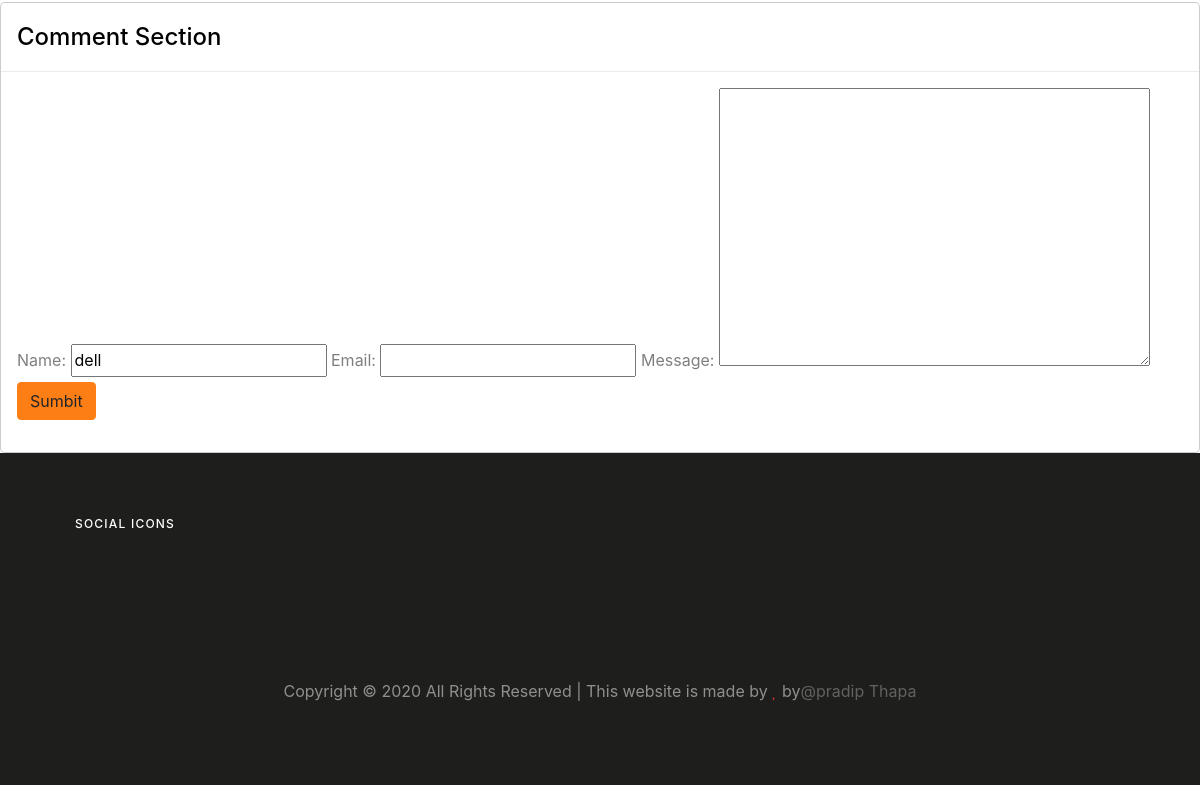
Before: /GYM/index/2/ (signed in, lower part) with the older database file.
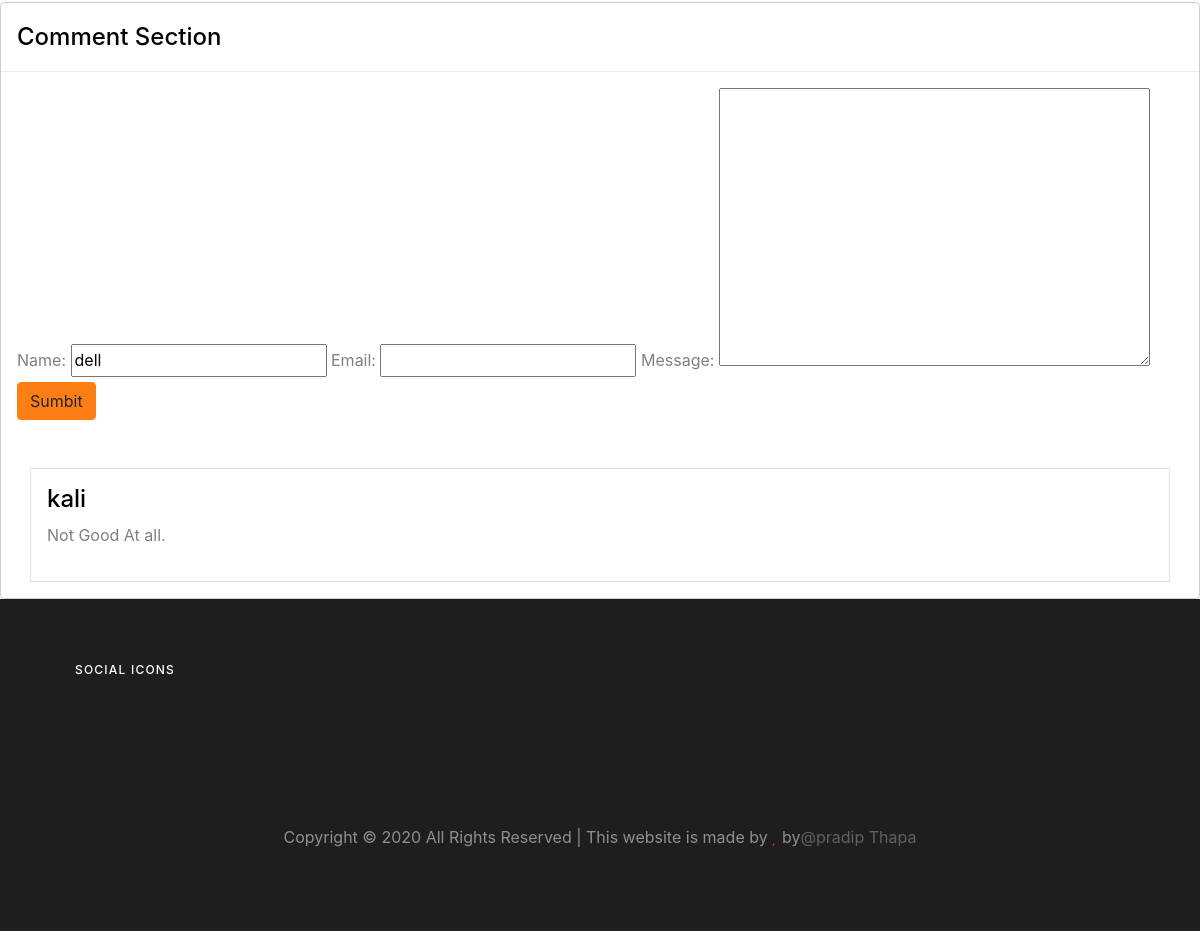
After: the same page with the newer database file.
### GYM/models.py (models this page shows, shortened)
class Comment(models.Model):
    message=models.TextField()
    user=models.ForeignKey(to=User, on_delete=CASCADE, null=True, blank=True)
    gym=models.ForeignKey(to=GymInfromation, on_delete=CASCADE, null=True, blank=True)

### GYM/views.py (the view, shortened to what this page needs)
# urls.py: path('',views.index, name='index'),
def index(request,id):
    if request.method=='GET':
        gym=GymInfromation.objects.get(pk=id)
        data=Schedule.objects.all().prefetch_related().filter(gym__pk=id).first()
        obj=Schedule.objects.all().prefetch_related().filter(gym__pk=id)
        ob=Trainers.objects.all().prefetch_related().filter(gym__pk=id)
        gym_content=GymContent.objects.prefetch_related().filter(gym__pk=id).first()
        user_id = request.session.get('user')
        user=User.objects.get(pk=user_id)
        user_comment=Comment.objects.all().prefetch_related().filter(gym__pk=id)
        contex={
            'user':user,
            'data':data,
            'gym':gym,
            'datas':obj,
            'ob':ob,
            'user_comment':user_comment,
            'gym_content':gym_content,
        }
        return  render(request, 'GYM/index.html',contex)
    return redirect('/GYM/index/'+str(id))

### GYM/models.py (called while the page is built)
    def __str__(self):
        return self.name

### GYM/templates/GYM/index.html (shortened to what this page needs)
{% load static %}
<!DOCTYPE html>
<html lang="en">
<head>
  <link rel="stylesheet" href="{% static 'fonts/icomoon/style.css' %}">
  <link rel="stylesheet" href="{% static 'css/bootstrap.min.css' %}">
  <link rel="stylesheet" href="{% static 'css/jquery-ui.css' %}">
  <link rel="stylesheet" href="{% static 'css/owl.carousel.min.css' %}">
  <link rel="stylesheet" href="{% static 'css/owl.theme.default.min.css' %}">
  <link rel="stylesheet" href="{% static 'css/owl.theme.default.min.css' %}">
  <link rel="stylesheet" href="{% static 'css/jquery.fancybox.min.css' %}">
  <link rel="stylesheet" href="{% static 'css/bootstrap-datepicker.css' %}">
  <link rel="stylesheet" href="{% static 'fonts/flaticon/font/flaticon.css' %}">
  <link rel="stylesheet" href="{% static 'css/aos.css' %}">
  <link href="{% static 'css/jquery.mb.YTPlayer.min.css' %}" media="all" rel="stylesheet" type="text/css">
  <link rel="stylesheet" href="{% static 'css/style.css' %}">
</head>
<body data-spy="scroll" data-target=".site-navbar-target" data-offset="300">
  <div class="site-wrap">
<div id="#comment" class="modal-content">
  <div class="modal-header">
    <h4 class="modal-title">Comment Section</h4>
  </div>
<div class="modal-body">
  <form action="/GYM/index/{{gym.id}}/" enctype="multipart/form-data" method="POST">
      <tr>
        <th>
          <label for="id_name">Name:</label>
        </th>
        <td><input type="text" name="name" value="{{user}}" maxlength="20"
        required id="id_name">
      </td>
    </tr>
        <tr>
          <th
          ><label for="id_email">Email:</label>
        </th>
        <td>
          <input type="email" name="email" value="{{user.userinformation.email}}" maxlength="254" required id="id_email">
        </td>
      </tr>
        <tr>
          <th>
            <label for="id_message">Message:</label>
          </th>
          <td>
            <textarea name="message" cols="40" rows="10" required id="id_message">
            </textarea>
      </td>
    </tr>
  <div class="form-group">
      <button class="btn btn-primary" type="submit">Sumbit</button>
  </div>
</form>
</div>
{% for i in user_comment %}
<div class="container p-3 my-3 border">
  <h4>{{i.user}}</h4>
  <p>{{i.message}}</p>
</div>
{% endfor %}
</div>
{% include 'App/footer.html' %}
</body>
</html>

Changed rows visible on the page:
added Comment: user "kali", message "Not Good At all."
